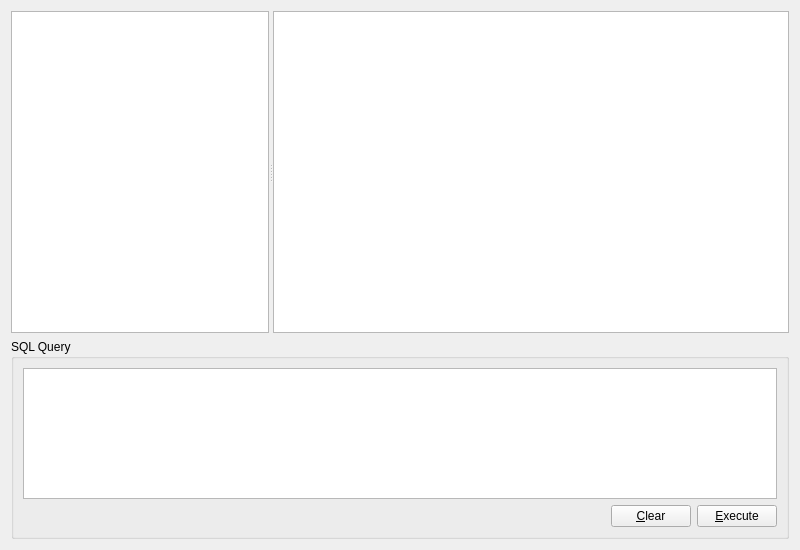
<?xml version="1.0" encoding="UTF-8"?>
<ui version="4.0">
 <class>SqlBrowserWidget</class>
 <widget class="QWidget" name="SqlBrowserWidget">
  <property name="geometry">
   <rect>
    <x>0</x>
    <y>0</y>
    <width>800</width>
    <height>550</height>
   </rect>
  </property>
  <property name="windowTitle">
   <string>eric6 SQL Browser</string>
  </property>
  <layout class="QVBoxLayout" name="verticalLayout_2">
   <item>
    <widget class="QSplitter" name="splitter">
     <property name="sizePolicy">
      <sizepolicy hsizetype="Expanding" vsizetype="Expanding">
       <horstretch>0</horstretch>
       <verstretch>0</verstretch>
      </sizepolicy>
     </property>
     <property name="orientation">
      <enum>Qt::Horizontal</enum>
     </property>
     <widget class="SqlConnectionWidget" name="connections">
      <property name="sizePolicy">
       <sizepolicy hsizetype="Ignored" vsizetype="Expanding">
        <horstretch>1</horstretch>
        <verstretch>0</verstretch>
       </sizepolicy>
      </property>
     </widget>
     <widget class="QTableView" name="table">
      <property name="sizePolicy">
       <sizepolicy hsizetype="Expanding" vsizetype="Expanding">
        <horstretch>2</horstretch>
        <verstretch>0</verstretch>
       </sizepolicy>
      </property>
      <property name="contextMenuPolicy">
       <enum>Qt::ActionsContextMenu</enum>
      </property>
      <property name="selectionBehavior">
       <enum>QAbstractItemView::SelectRows</enum>
      </property>
     </widget>
    </widget>
   </item>
   <item>
    <widget class="QGroupBox" name="queryGroup">
     <property name="sizePolicy">
      <sizepolicy hsizetype="Preferred" vsizetype="MinimumExpanding">
       <horstretch>0</horstretch>
       <verstretch>0</verstretch>
      </sizepolicy>
     </property>
     <property name="maximumSize">
      <size>
       <width>16777215</width>
       <height>200</height>
      </size>
     </property>
     <property name="title">
      <string>SQL Query</string>
     </property>
     <layout class="QVBoxLayout" name="verticalLayout">
      <item>
       <widget class="QPlainTextEdit" name="sqlEdit">
        <property name="sizePolicy">
         <sizepolicy hsizetype="Expanding" vsizetype="MinimumExpanding">
          <horstretch>0</horstretch>
          <verstretch>0</verstretch>
         </sizepolicy>
        </property>
        <property name="minimumSize">
         <size>
          <width>0</width>
          <height>18</height>
         </size>
        </property>
        <property name="toolTip">
         <string>Enter the SQL query to be executed</string>
        </property>
       </widget>
      </item>
      <item>
       <layout class="QHBoxLayout" name="horizontalLayout">
        <item>
         <spacer name="horizontalSpacer">
          <property name="orientation">
           <enum>Qt::Horizontal</enum>
          </property>
          <property name="sizeHint" stdset="0">
           <size>
            <width>40</width>
            <height>20</height>
           </size>
          </property>
         </spacer>
        </item>
        <item>
         <widget class="QPushButton" name="clearButton">
          <property name="toolTip">
           <string>Press to clear the entry</string>
          </property>
          <property name="text">
           <string>&amp;Clear</string>
          </property>
         </widget>
        </item>
        <item>
         <widget class="QPushButton" name="executeButton">
          <property name="toolTip">
           <string>Press to execute the query</string>
          </property>
          <property name="text">
           <string>&amp;Execute</string>
          </property>
         </widget>
        </item>
       </layout>
      </item>
     </layout>
    </widget>
   </item>
  </layout>
  <action name="insertRowAction">
   <property name="enabled">
    <bool>false</bool>
   </property>
   <property name="text">
    <string>&amp;Insert Row</string>
   </property>
   <property name="toolTip">
    <string>Inserts a new row</string>
   </property>
  </action>
  <action name="deleteRowAction">
   <property name="enabled">
    <bool>false</bool>
   </property>
   <property name="text">
    <string>&amp;Delete Row</string>
   </property>
   <property name="statusTip">
    <string>Deletes the current row</string>
   </property>
  </action>
 </widget>
 <customwidgets>
  <customwidget>
   <class>SqlConnectionWidget</class>
   <extends>QTreeView</extends>
   <header>.SqlConnectionWidget.h</header>
  </customwidget>
 </customwidgets>
 <tabstops>
  <tabstop>sqlEdit</tabstop>
  <tabstop>clearButton</tabstop>
  <tabstop>executeButton</tabstop>
  <tabstop>connections</tabstop>
  <tabstop>table</tabstop>
 </tabstops>
 <resources/>
 <connections/>
</ui>
